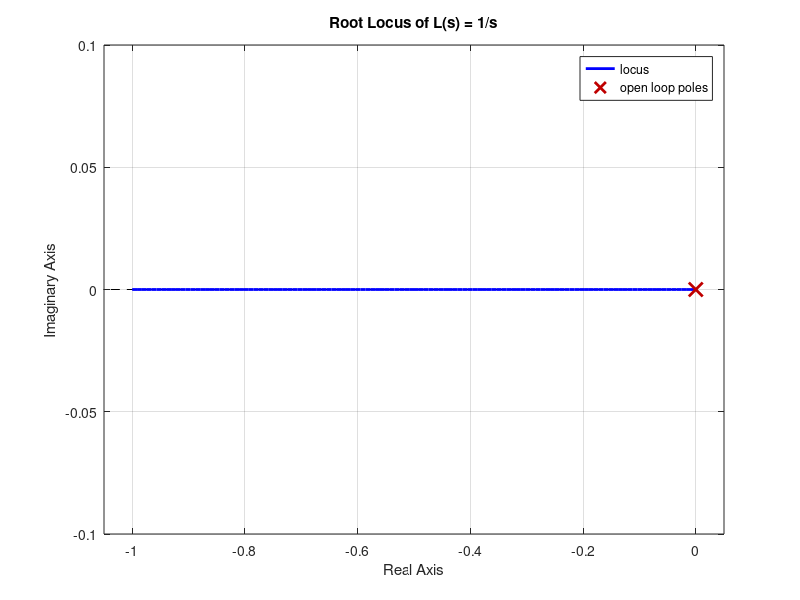
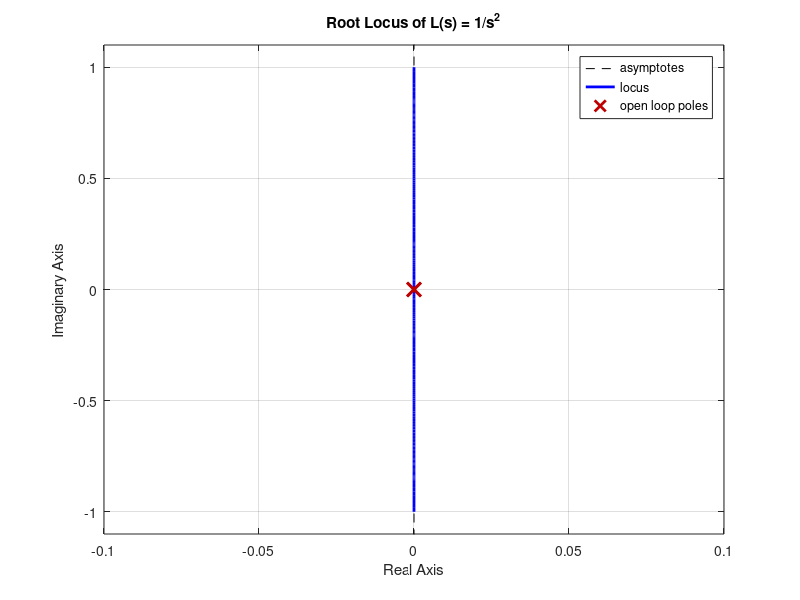
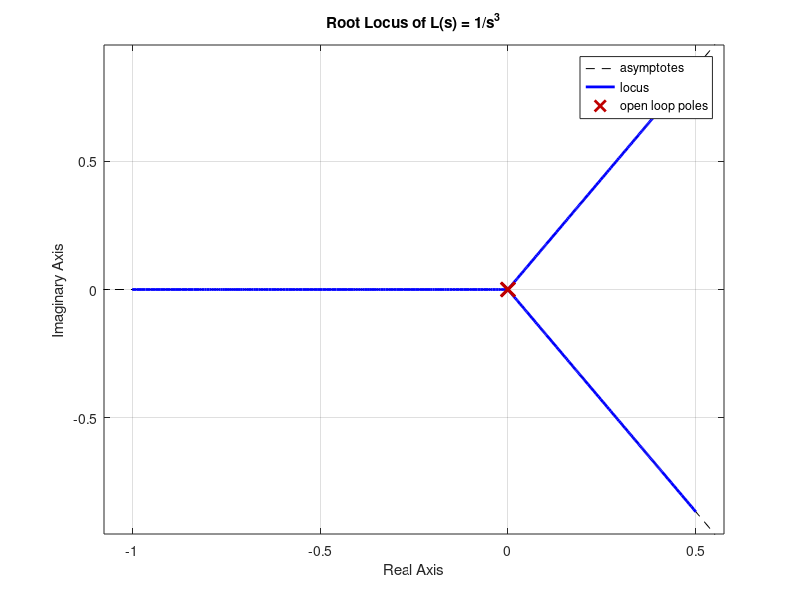
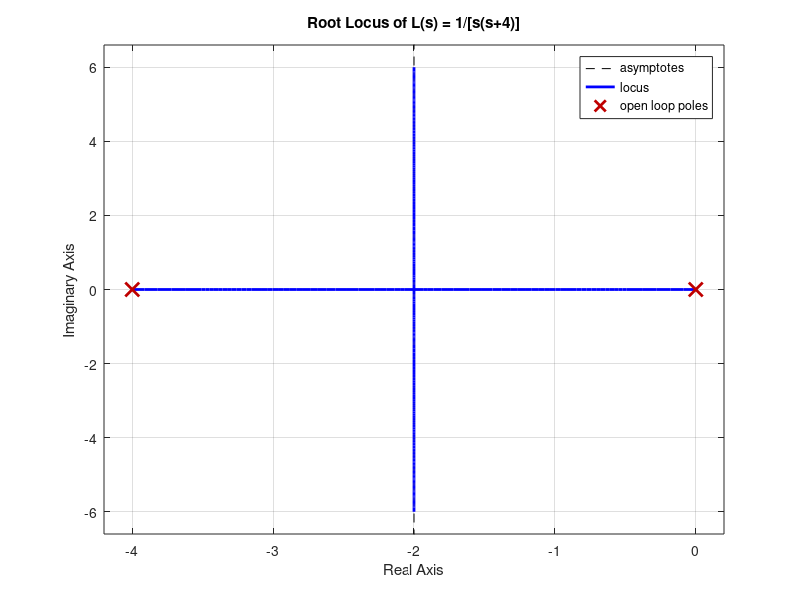

The MATLAB script that drew these images, in order:
% Transfer Function L(s) = 1/s
num1 = 1;
den1 = [1 0];
sys1 = tf(num1, den1);
figure; rlocus(sys1); title('Root Locus of L(s) = 1/s');

% Transfer Function L(s) = 1/s^2
num2 = 1;
den2 = [1 0 0];
sys2 = tf(num2, den2);
figure; rlocus(sys2); title('Root Locus of L(s) = 1/s^2');

% Transfer Function L(s) = 1/s^3
num3 = 1;
den3 = [1 0 0 0];
sys3 = tf(num3, den3);
figure; rlocus(sys3); title('Root Locus of L(s) = 1/s^3');

% Transfer Function L(s) = 1/(s(s+4))
num4 = 1;
den4 = [1 4 0];
sys4 = tf(num4, den4);
figure; rlocus(sys4); title('Root Locus of L(s) = 1/[s(s+4)]');

% Transfer Function L(s) = (s+1)/(s(s+2))
num5 = [1 1];
den5 = [1 2 0];
sys5 = tf(num5, den5);
figure; rlocus(sys5); title('Root Locus of L(s) = (s+1)/[s(s+2)]');

% Transfer Function L(s) = 1/[s(s+1)(s+5)]
num6 = 1;
den6 = [1 6 5 0];
sys6 = tf(num6, den6);
figure; rlocus(sys6); title('Root Locus of L(s) = 1/[s(s+1)(s+5)]');

% Transfer Function L(s) = s/(s^2 + s + 1)
num7 = [1 0];
den7 = [1 1 1];
sys7 = tf(num7, den7);
figure; rlocus(sys7); title('Root Locus of L(s) = s/(s^2 + s + 1)');

% Transfer Function L(s) = (s+1)/(s^2)
num8 = [1 1];
den8 = [1 0 0];
sys8 = tf(num8, den8);
figure; rlocus(sys8); title('Root Locus of L(s) = (s+1)/s^2');

% Transfer Function L(s) = 1/[(s-1)(s+2)(s+3)]
num9 = 1;
den9 = [1 4 -5 -6];
sys9 = tf(num9, den9);
figure; rlocus(sys9); title('Root Locus of L(s) = 1/[(s-1)(s+2)(s+3)]');

% Transfer Function L(s) = s/[(s+1)(s^2+1)]
num10 = [1 0];
den10 = [1 1 1 0];
sys10 = tf(num10, den10);
figure; rlocus(sys10); title('Root Locus of L(s) = s/[(s+1)(s^2+1)]');

% Transfer Function L(s) = (s + 1) / [s(s + 2)(s + 3)]
num = [1 1];
den = [1 5 6 0];
sys11 = tf(num, den);
figure; rlocus(sys11);
title('Root Locus of L(s) = (s + 1) / [s(s + 2)(s + 3)]');

